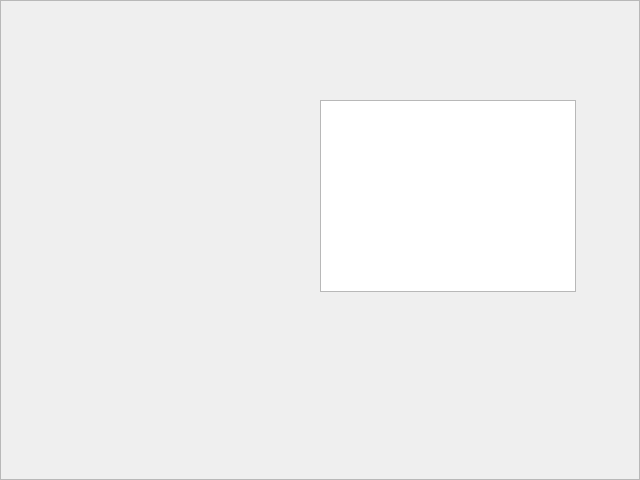
<?xml version="1.0" encoding="UTF-8"?>
<ui version="4.0">
 <class>Frame</class>
 <widget class="QFrame" name="Frame">
  <property name="geometry">
   <rect>
    <x>0</x>
    <y>0</y>
    <width>640</width>
    <height>480</height>
   </rect>
  </property>
  <property name="windowTitle">
   <string>Frame</string>
  </property>
  <property name="frameShape">
   <enum>QFrame::StyledPanel</enum>
  </property>
  <property name="frameShadow">
   <enum>QFrame::Raised</enum>
  </property>
  <widget class="QListWidget" name="listWidget">
   <property name="geometry">
    <rect>
     <x>320</x>
     <y>100</y>
     <width>256</width>
     <height>192</height>
    </rect>
   </property>
  </widget>
 </widget>
 <resources/>
 <connections/>
</ui>
